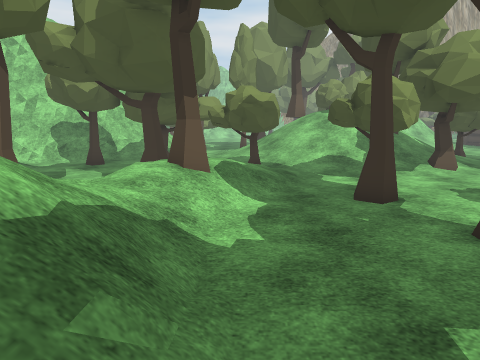
[1] (above)

16 first-person views from a walk through a 3-D level made in the Unity game engine. The camera is 1.4 m above the floor, tilts 10° down and sees 75° across. The floor is counted in squares, 1 m on a side. Each view is taken from the middle of a square. On the plan, view 1 faces up. The plan holds only what a view shows up to about 14 squares ahead; the rest is blank. The place goes on beyond the plan. Some animated figures are not drawn. Some surface patterns are stand-ins.

[2]
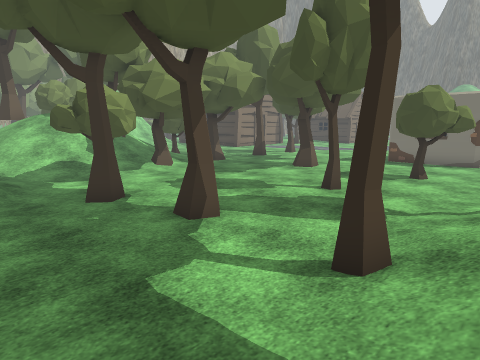

[3]
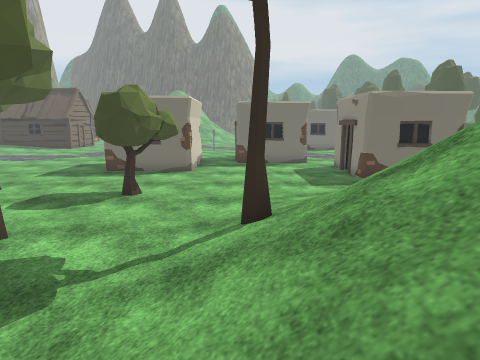

[4]
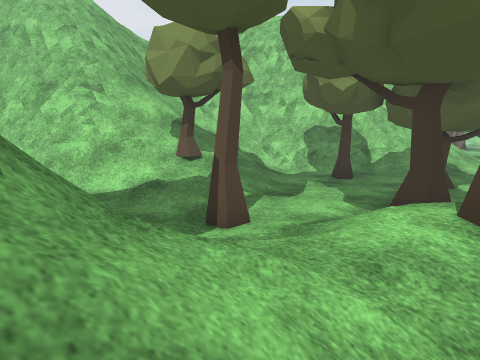

[5]
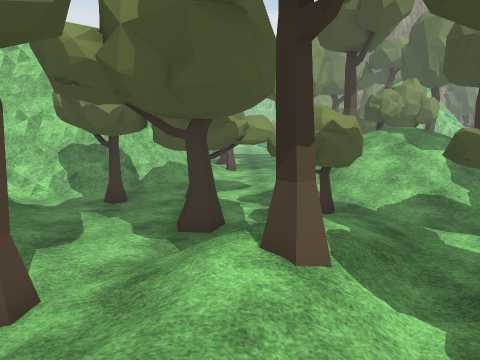

[6]
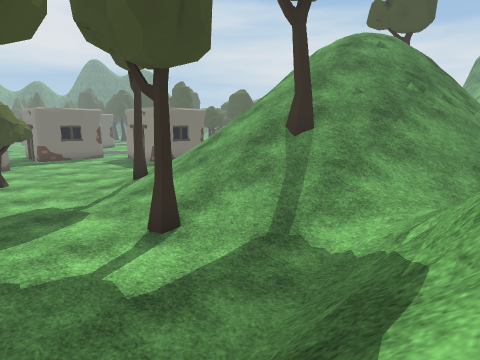

[7]
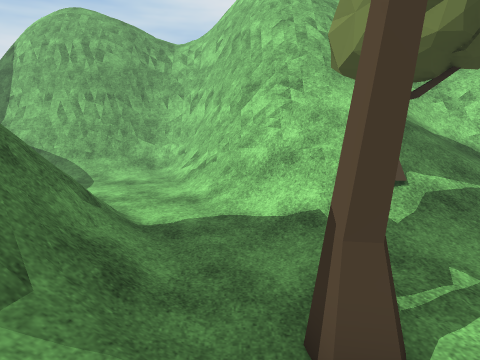

[8]
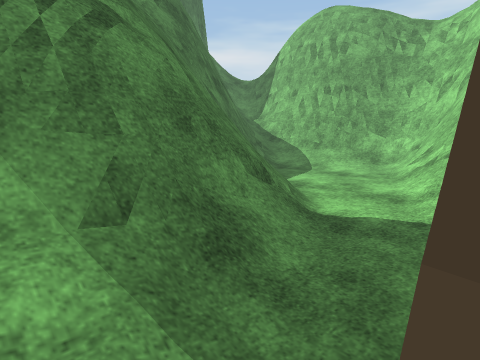

[9]
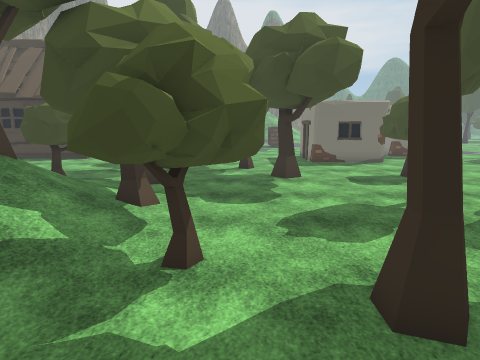

[10]
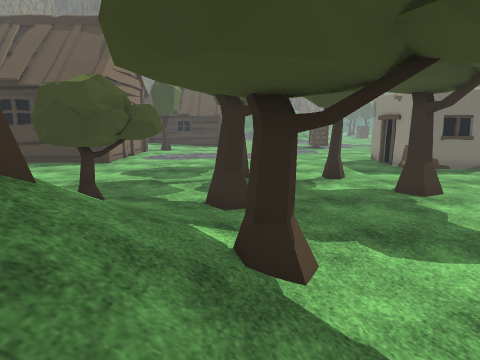

[11]
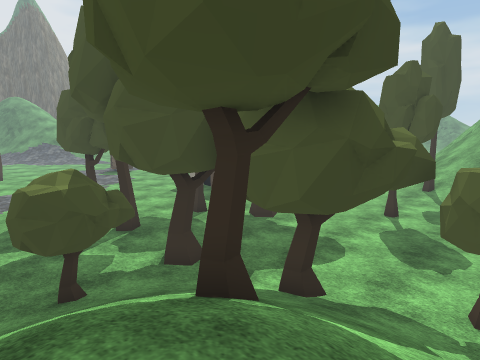

[12]
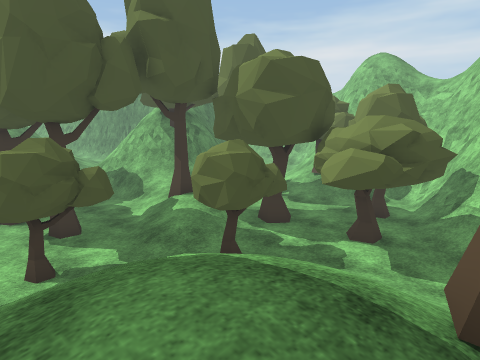

[13]
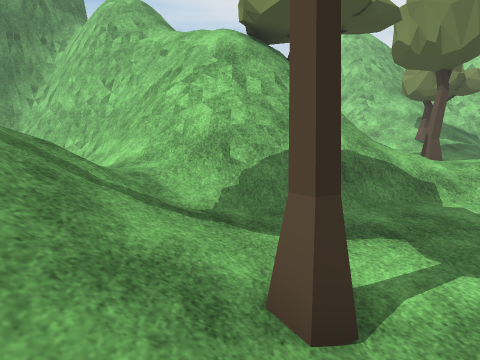

[14]
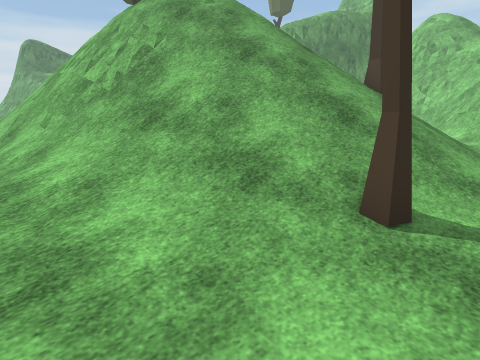

[15]
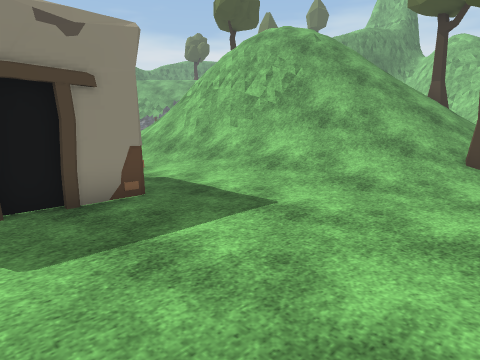

[16]
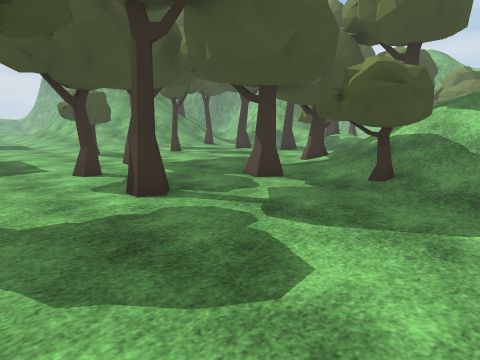

### Floor plan
Key: @ floor where view 1 was taken; # wall or solid block; . main floor; : floor 0.25 m higher than the main floor; + floor 0.5 m higher than the main floor; * floor 0.75 m higher than the main floor; % floor 2.5 m higher than the main floor; / step, stairs or slope; = window, fence, low wall or low ledge; ^ raised ledge; T tree; O other object.
Columns run from 17 left of view 1 to 18 right of it. Each row starts with its distance up from view 1.
 18           ##///     T///       .....
 17          ##=//.../ ///%/////:.......
 16         ##=//..../////%////TTT......
 15       ####//.....///////T//TT.......
 14        =/..T.TT..://////T///T.......
 13    ##= /...T.....TT/////T//.T......
 12     #/////......TTT:////TT..T...T..T
 11     //////....T..TT...T.T/.........
 10   #=///////....////..TT............
  9   ##//TTT+:.../////...T.........T..
  8   ##=/////...//*T//................
  7   ##==////.TT//*T/..T........TT.....
  6   ###///.....//*/...................
  5 ####///...///////.................##
  4 ###//.../O==#////....T...TT.......#
  3 =/...../=#### =//............T....O
  2 //..../=##### #//............TT...#
  1 =//...=##    ##=#/...T............O
  0 #//..=#      ##=#@.:/T///...........
 -1 #=//=#       ##//////////T/........
 -2 #=/=##       #^=/*//////////........
 -3 ##=##       ##=/////T////////.......
 -4 #          ###//////T////////.......
 -5            ##=  /////////////:.....
 -6           ##=   //////////////..###
 -7           #=    /////////////:..#
 -8           #/     ////////==///..O

Positions as (right, up) in squares from view 1, and headings:
1: (0, 0), facing up
2: (0, -1), facing up-right
3: (3, -1), facing right
4: (-1, 3), facing up-left
5: (-2, 3), facing up
6: (-2, 4), facing down-right
7: (-3, 6), facing left
8: (-4, 7), facing down-left
9: (0, 9), facing right
10: (4, 12), facing right
11: (4, 17), facing down-right
12: (6, 18), facing down-left
13: (6, 0), facing left
14: (12, 0), facing down-left
15: (18, 0), facing down-left
16: (18, 18), facing down-left
